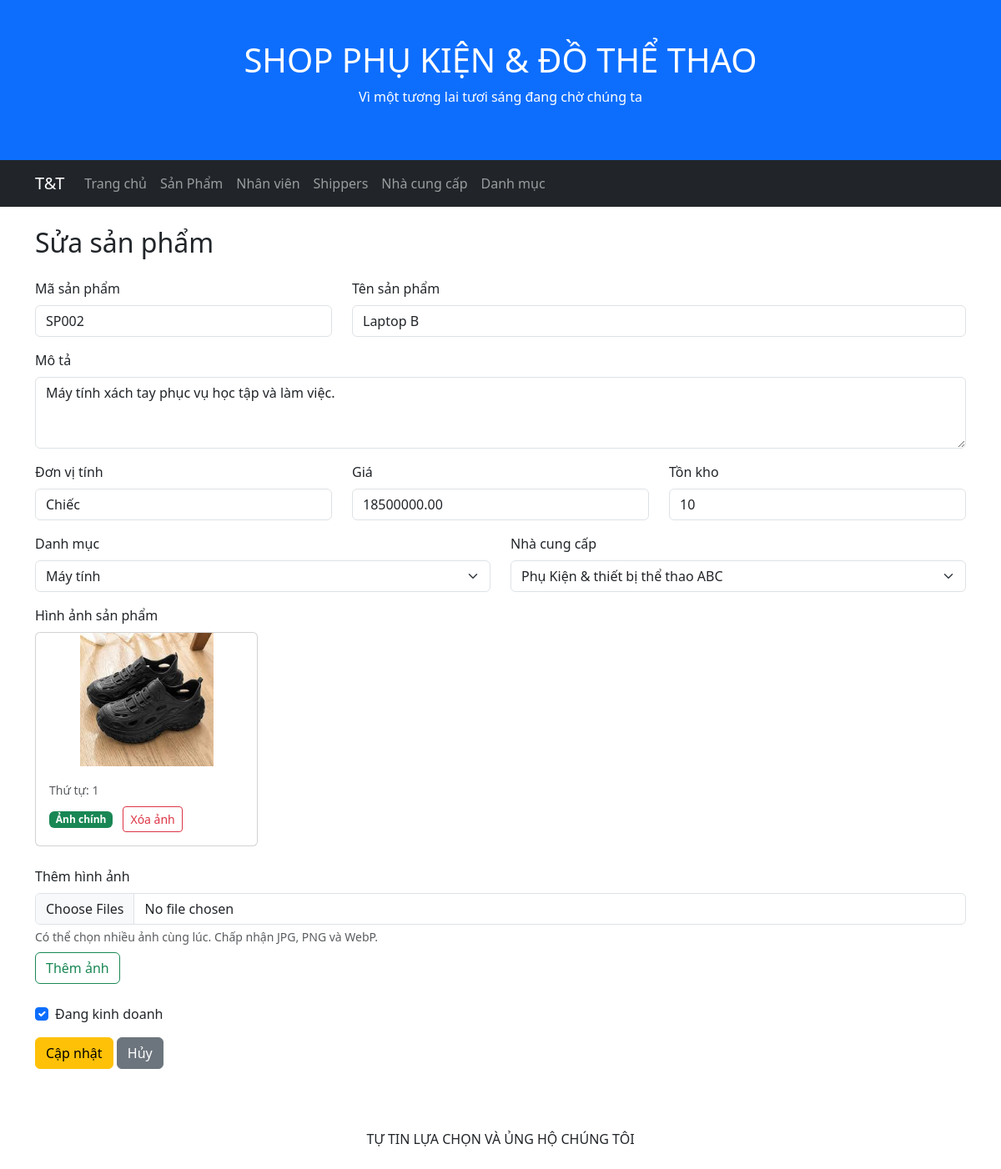
Page /admin/products/edit.php?id=2 on the committed database.
### tables this page shows
CREATE TABLE products (
    ProductID INT AUTO_INCREMENT PRIMARY KEY,
    ProductCode VARCHAR(50) NOT NULL UNIQUE,
    ProductName VARCHAR(255) NOT NULL,
    Description TEXT,
    Unit VARCHAR(20),
    Price DECIMAL(12,2) NOT NULL DEFAULT 0,
    StockQuantity INT NOT NULL DEFAULT 0,
    IsActive BOOLEAN NOT NULL DEFAULT TRUE,
    SupplierID INT NOT NULL,
    CategoryID INT NOT NULL,

    CONSTRAINT chk_products_price CHECK (Price >= 0),
    CONSTRAINT chk_products_stock CHECK (StockQuantity >= 0),
    CONSTRAINT fk_products_supplier
        FOREIGN KEY (SupplierID) REFERENCES suppliers(SupplierID),
    CONSTRAINT fk_products_category
        FOREIGN KEY (CategoryID) REFERENCES categories(CategoryID)
);

CREATE TABLE categories (
    CategoryID INT AUTO_INCREMENT PRIMARY KEY,
    CategoryName VARCHAR(200) NOT NULL,
    Description TEXT
);

CREATE TABLE suppliers (
    SupplierID INT AUTO_INCREMENT PRIMARY KEY,
    SupplierName VARCHAR(200) NOT NULL,
    ContactName VARCHAR(100),
    Address VARCHAR(200),
    City VARCHAR(100),
    PostalCode VARCHAR(20),
    Country VARCHAR(100),
    Phone VARCHAR(20)
);

CREATE TABLE product_images (
    ProductImageID INT AUTO_INCREMENT PRIMARY KEY,
    ProductID INT NOT NULL,
    ImageFile VARCHAR(255) NOT NULL,
    AltText VARCHAR(255),
    IsPrimary BOOLEAN NOT NULL DEFAULT FALSE,
    SortOrder INT NOT NULL DEFAULT 0,

    CONSTRAINT uq_product_image UNIQUE (ProductID, ImageFile),
    CONSTRAINT chk_product_image_sort CHECK (SortOrder >= 0),
    CONSTRAINT fk_product_images_product
        FOREIGN KEY (ProductID)
        REFERENCES products(ProductID)
        ON DELETE CASCADE
);

### public/admin/products/edit.php (the view, shortened to what this page needs)
<?php
require_once '/var/www/src/config/database.php';
$productID = isset($_GET['id'])
    ? (int) $_GET['id']
    : 0;
$sql = "
    SELECT
        ProductID,
        ProductCode,
        ProductName,
        Description,
        Unit,
        Price,
        StockQuantity,
        IsActive,
        SupplierID,
        CategoryID
    FROM products
    WHERE ProductID = ?
";
$stmt = $conn->prepare($sql);
$stmt->bind_param('i', $productID);
$stmt->execute();
$result = $stmt->get_result();
$product = $result->fetch_assoc();
$sqlImages = "
    SELECT
        ProductImageID,
        ImageFile,
        AltText,
        IsPrimary,
        SortOrder
    FROM product_images
    WHERE ProductID = ?
    ORDER BY SortOrder
";
$stmtImages = $conn->prepare($sqlImages);
$stmtImages->bind_param('i', $productID);
$stmtImages->execute();
$productImages = $stmtImages->get_result();
$sqlCategories = "
    SELECT
        CategoryID,
        CategoryName
    FROM categories
    ORDER BY CategoryName
";
$categories = $conn->query($sqlCategories);
$sqlSuppliers = "
    SELECT
        SupplierID,
        SupplierName
    FROM suppliers
    ORDER BY SupplierName
";
$suppliers = $conn->query($sqlSuppliers);
require_once '/var/www/src/includes/admin/header.php';
require_once '/var/www/src/includes/admin/navbar.php';
?>
<div class="container mt-4">
    <h2 class="mb-4">Sửa sản phẩm</h2>
    <form
        method="post"
        enctype="multipart/form-data"
        action="/admin/products/edit.php?id=<?= $productID ?>"
    >
        <div class="row">
            <div class="col-md-4 mb-3">
                <label
                    for="productCode"
                    class="form-label"
                >
                    Mã sản phẩm
                </label>
                <input
                    type="text"
                    class="form-control"
                    id="productCode"
                    name="product_code"
                    value="<?= htmlspecialchars(
                        $_POST['product_code']
                        ?? $product['ProductCode']
                    ) ?>"
                    required
                >
            </div>
            <div class="col-md-8 mb-3">
                <label
                    for="productName"
                    class="form-label"
                >
                    Tên sản phẩm
                </label>
                <input
                    type="text"
                    class="form-control"
                    id="productName"
                    name="product_name"
                    value="<?= htmlspecialchars(
                        $_POST['product_name']
                        ?? $product['ProductName']
                    ) ?>"
                    required
                >
            </div>
        </div>
        <div class="mb-3">
            <label
                for="description"
                class="form-label"
            >
                Mô tả
            </label>
            <textarea
                class="form-control"
                id="description"
                name="description"
                rows="3"
            ><?= htmlspecialchars(
                $_POST['description']
                ?? $product['Description']
                ?? ''
            ) ?></textarea>
        </div>
        <div class="row">
            <div class="col-md-4 mb-3">
                <label
                    for="unit"
                    class="form-label"
                >
                    Đơn vị tính
                </label>
                <input
                    type="text"
                    class="form-control"
                    id="unit"
                    name="unit"
                    value="<?= htmlspecialchars(
                        $_POST['unit']
                        ?? $product['Unit']
                        ?? ''
                    ) ?>"
                >
            </div>
            <div class="col-md-4 mb-3">
                <label
                    for="price"
                    class="form-label"
                >
                    Giá
                </label>
                <input
                    type="number"
                    class="form-control"
                    id="price"
                    name="price"
                    min="0"
                    step="0.01"
                    value="<?= htmlspecialchars(
                        $_POST['price']
                        ?? $product['Price']
                    ) ?>"
                    required
                >
            </div>
            <div class="col-md-4 mb-3">
                <label
                    for="stockQuantity"
                    class="form-label"
                >
                    Tồn kho
                </label>
                <input
                    type="number"
                    class="form-control"
                    id="stockQuantity"
                    name="stock_quantity"
                    min="0"
                    value="<?= htmlspecialchars(
                        $_POST['stock_quantity']
                        ?? $product['StockQuantity']
                    ) ?>"
                    required
                >
            </div>
        </div>
        <div class="row">
            <div class="col-md-6 mb-3">
                <label
                    for="categoryID"
                    class="form-label"
                >
                    Danh mục
                </label>
                <select
                    class="form-select"
                    id="categoryID"
                    name="category_id"
                    required
                >
                    <?php while (
                        $category =
                            $categories->fetch_assoc()
                    ): ?>
                        <?php
                        $selectedCategoryID =
                            $_POST['category_id']
                            ?? $product['CategoryID'];
                        ?>
                        <option
                            value="<?=
                                $category['CategoryID']
                            ?>"
                            <?= (
                                $selectedCategoryID
                                == $category['CategoryID']
                            ) ? 'selected' : '' ?>
                        >
                            <?= htmlspecialchars(
                                $category['CategoryName']
                            ) ?>
                        </option>
                    <?php endwhile; ?>
                </select>
            </div>
            <div class="col-md-6 mb-3">
                <label
                    for="supplierID"
                    class="form-label"
                >
                    Nhà cung cấp
                </label>
                <select
                    class="form-select"
                    id="supplierID"
                    name="supplier_id"
                    required
                >
                    <?php while (
                        $supplier =
                            $suppliers->fetch_assoc()
                    ): ?>
                        <?php
                        $selectedSupplierID =
                            $_POST['supplier_id']
                            ?? $product['SupplierID'];
                        ?>
                        <option
                            value="<?=
                                $supplier['SupplierID']
                            ?>"
                            <?= (
                                $selectedSupplierID
                                == $supplier['SupplierID']
                            ) ? 'selected' : '' ?>
                        >
                            <?= htmlspecialchars(
                                $supplier['SupplierName']
                            ) ?>
                        </option>
                    <?php endwhile; ?>
                </select>
            </div>
        </div>
        <div class="mb-4">
            <label class="form-label">
                Hình ảnh sản phẩm
            </label>
            <div class="row g-3">
                <?php while (
                    $image =
                        $productImages->fetch_assoc()
                ): ?>
                    <div class="col-md-3">
                        <div class="card h-100">
                            <img
                                src="/uploads/products/<?=
                                    htmlspecialchars(
                                        $image['ImageFile']
                                    )
                                ?>"
                                class="card-img-top"
                                alt="<?=
                                    htmlspecialchars(
                                        $image['AltText']
                                        ?? ''
                                    )
                                ?>"
                                style="
                                    height: 160px;
                                    object-fit: contain;
                                "
                            >
                            <div class="card-body">
                                <small class="text-muted">
                                    Thứ tự:
                                    <?= $image['SortOrder'] ?>
                                </small>
                                <div class="mt-2">
                                    <?php if (
                                        (int) $image['IsPrimary'] === 1
                                    ): ?>
                                        <span
                                            class="badge bg-success"
                                        >
                                            Ảnh chính
                                        </span>
                                    <?php endif; ?>
                                    <button
                                        type="submit"
                                        class="btn btn-outline-danger btn-sm ms-2"
                                        name="delete_image"
                                        value="<?= $image['ProductImageID'] ?>"
                                        formaction="/admin/products/edit.php?id=<?= $productID ?>"
                                        formmethod="post"
                                        onclick="return confirm('Bạn có chắc muốn xóa ảnh này?');"
                                    >
                                        Xóa ảnh
                                    </button>
                                </div>
                            </div>
                        </div>
                    </div>
                <?php endwhile; ?>
            </div>
        </div>
        <div class="mb-4">
            <label
                for="productImages"
                class="form-label"
            >
                Thêm hình ảnh
            </label>
            <input
                type="file"
                class="form-control"
                id="productImages"
                name="product_images[]"
                accept="image/jpeg,image/png,image/webp"
                multiple
            >
            <div class="form-text">
                Có thể chọn nhiều ảnh cùng lúc.
                Chấp nhận JPG, PNG và WebP.
            </div>
             <button
                type="submit"
                class="btn btn-outline-success mt-2"
                name="add_images"
                value="1"
                formaction="/admin/products/edit.php?id=<?= $productID ?>"
                formmethod="post"
            >
                Thêm ảnh
            </button>
        </div>
        <div class="form-check mb-3">
            <?php
            $currentIsActive =
                $_SERVER['REQUEST_METHOD'] === 'POST'
                    ? isset($_POST['is_active'])
                    : (
                        (int) $product['IsActive']
                        === 1
                    );
            ?>
            <input
                type="checkbox"
                class="form-check-input"
                id="isActive"
                name="is_active"
                value="1"
                <?= $currentIsActive
                    ? 'checked'
                    : '' ?>
            >
            <label
                class="form-check-label"
                for="isActive"
            >
                Đang kinh doanh
            </label>
        </div>
        <button
            type="submit"
            class="btn btn-warning"
        >
            Cập nhật
        </button>
        <a
            href="/admin/products/"
            class="btn btn-secondary"
        >
            Hủy
        </a>
    </form>
</div>
<?php
require_once '/var/www/src/includes/admin/footer.php';

### rows in the picture
products: product_code "SP002", product_name "Laptop B", description "Máy tính xách tay phục vụ học tập và làm việc.", unit "Chiếc", price "18500000.00", stock_quantity "10", category_id "Máy tính", supplier_id "Phụ Kiện & thiết bị thể thao ABC", IsActive "☑"
product_images: ImageFile (picture), SortOrder "1", IsPrimary "Ảnh chính", $image['ProductImageID'] 3 (drawn)
